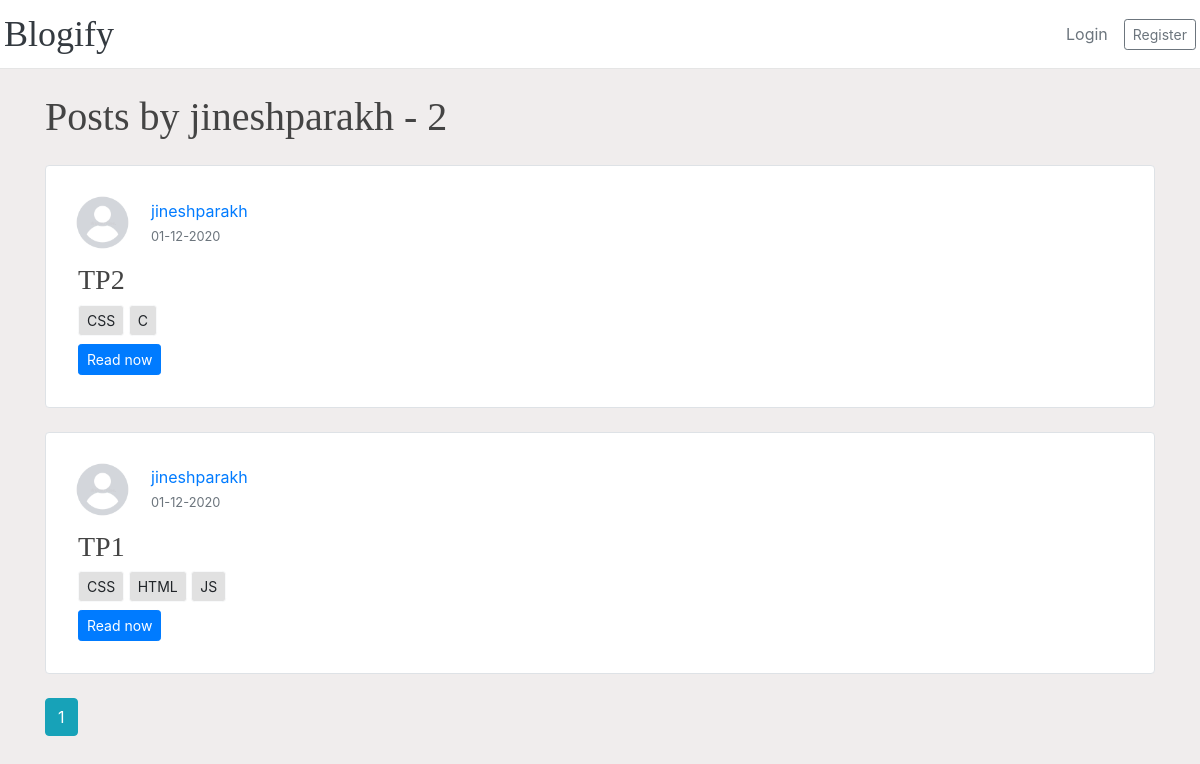
Before: /user/jineshparakh?post_id=9 with the older database file.
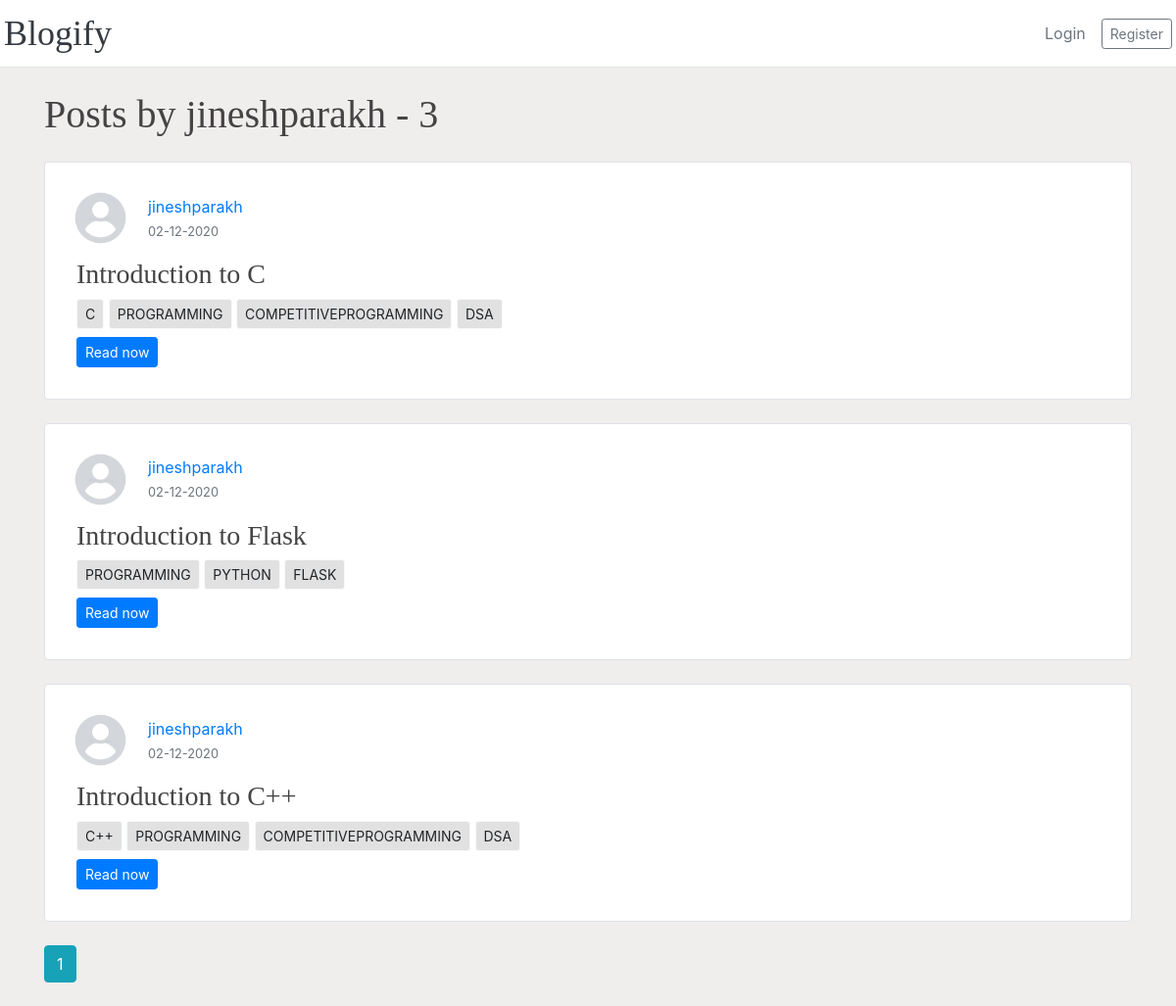
After: the same page with the newer database file.
### app/models.py (models this page shows, shortened)
class User(db.Model, UserMixin):
    id=db.Column(db.Integer, primary_key=True)
    username=db.Column(db.String(20), unique=True,nullable=False)
    email=db.Column(db.String(120), unique=True,nullable=False)
    image_file=db.Column(db.String(20), nullable=False,default='default.jpeg')
    password=db.Column(db.String(60), nullable=False)
    posts=db.relationship('Post', backref='author', lazy=True)

class Post(db.Model):
    id=db.Column(db.Integer, primary_key=True)
    title=db.Column(db.String(100), nullable=False)
    created_at=db.Column(db.DateTime, nullable=False, default=datetime.utcnow)
    updated_at=db.Column(db.DateTime, nullable=False, default=datetime.utcnow)
    content=db.Column(db.Text, nullable=False)
    user_id=db.Column(db.Integer, db.ForeignKey('user.id'), nullable=False)
    tags = db.relationship('Tag', secondary='post_tag', lazy='dynamic', back_populates='posts')

class Tag(db.Model):
    id=db.Column(db.Integer, primary_key=True)
    value=db.Column(db.String(100), nullable=False, unique=True)
    posts = db.relationship('Post', secondary='post_tag', lazy='dynamic', back_populates='tags')

### app/users/routes.py (the view)
@users.route('/user/<string:username>')
def user_posts(username):
    page=request.args.get('page', default=1, type=int)
    user=User.query.filter_by(username=username).first_or_404()
    posts=Post.query.filter_by(author=user).order_by(Post.created_at.desc()).paginate(page=page, per_page=3)
    return render_template('user_posts.html', posts=posts,user=user)

### app/templates/user_posts.html (shortened to what this page needs)
{%extends 'layout.html'%}  {%block body%}
<h1 class="my-4">Posts by {{user.username}} - {{posts.total}}</h1>
{% for post in posts.items%}
  <div class="row no-gutters border rounded overflow-hidden flex-md-row mb-4 h-md-200 position-relative bg-white">
      <div class="col p-4 d-flex flex-column position-static">
        <div class="d-flex align-items-center">
          <img
            src="{{url_for('static',filename='profile_pics/'+post.author.image_file)}}"
            alt=""
            class="rounded-circle article-img"
          />
          <div class="media-body">
        		<div class="article-metadata">
        			<a
        				class="mr-2 d-block"
        				href="{{url_for('users.user_posts',post_id=post.id, username=post.author.username)}}"
        				>{{ post.author.username }}</a
        			>
        			<small class="text-muted" href="#"
        				>{{ post.created_at.strftime('%d-%m-%Y') }}</small
        			>
            </div>
          </div>
        </div>
        <div class="p-2">
          <h3>{{ post.title }}</h3>
          <div class="my-2">
            {%if post.tags %}
              {% for tag in post.tags %}
                <a href="{{url_for('tags.searchPostsViaTag', selectedTag=tag.value)}}" class="btn btn-light btn-sm">{{tag.value}}</a>
              {%endfor%}
            {%endif%}
          </div>
          <a href="{{url_for('posts.post', post_id=post.id)}}" class="btn btn-primary btn-sm">Read now</a>
        </div>
      </div>
    </div>
{%endfor%} {% for page_num in posts.iter_pages(left_edge=1, right_edge=1,
left_current=1, right_current=2)%} {%if page_num%} {%if posts.page==page_num%}
<a
	href="{{url_for('users.user_posts',username=user.username, page=page_num)}}"
	class="btn btn-info mb-4 aria-pressed='true'"
	>{{page_num}}</a
>
{%else%}
<a
	href="{{url_for('users.user_posts',username=user.username, page=page_num)}}"
	class="btn btn-outline-info mb-4"
	>{{page_num}}</a
>
{%endif%} {%else%} ... {%endif%} {%endfor%} {%endblock%}

### app/templates/layout.html (shortened to what this page needs)
<!DOCTYPE html>
<html lang="en">
	<head>
		<link
			rel="stylesheet"
			href="https://stackpath.bootstrapcdn.com/bootstrap/4.5.0/css/bootstrap.min.css"
		/>
		<link
			rel="stylesheet"
			href="{{url_for('static', filename='css/main.css')}}"
		/>
	</head>
	<body class="clearfix" style="background-color:#f0eded">
		<div>
			<header class="blog-header py-3 bg-white">
				<div
					class="row flex-nowrap justify-content-between align-items-center px-1"
				>
					<div class="col-2 text-left">
						<a class="blog-header-logo text-dark" href="/">Blogify</a>
					</div>
					<div class="col-4 d-flex justify-content-end align-items-center">
						{%if current_user.is_authenticated%}
						<a
							class="text-muted nav-item nav-link"
							href="{{url_for('posts.new_post')}}"
							>New Post</a
						>
						<a
							class="text-muted nav-item nav-link"
							href="{{url_for('users.account')}}"
							>Account</a
						>
						<a
							class="nav-item nav-link text-muted"
							href="{{url_for('users.logout')}}"
							>Logout</a
						>
						{%else%}
						<a
							class="nav-item nav-link text-muted"
							href="{{url_for('users.login')}}"
							>Login</a
						>
						<a
							class="btn btn-sm btn-outline-secondary"
							href="{{url_for('users.register')}}"
							>Register</a
						>
						{%endif%}
					</div>
				</div>
			</header>
		</div>
		<main role="main" class="container">
			<div class="row">
				<div class="col-md-12">
					 {% block body %}{% endblock %}
				</div>
			</div>
		</main>
	</body>
</html>

### app/static/css/main.css (style rules this page uses)
body { overflow-x: hidden; }
.article-img { height: 65px; width: 65px; margin-right: 16px; }
.blog-header { line-height: 1; border-bottom: 1px solid #e5e5e5; }
.blog-header-logo { font-family: 'Playfair Display', Georgia, 'Times New Roman', serif; font-size: 2.25rem; }
h1, h2, h3, h4, h5, h6 { color: #444444; font-family: 'Playfair Display', Georgia, 'Times New Roman', serif; }
.btn-light { background-color: #e1e1e1; }

Changed rows visible on the page:
no longer on this page (row edited): Post: image_file (placeholder picture), author.username "jineshparakh", created_at "01-12-2020", title "TP2", Tag (value "C")
no longer on this page (row unchanged): Tag: value "CSS"
no longer on this page (row edited): Post: image_file (placeholder picture), author.username "jineshparakh", created_at "01-12-2020", title "TP1"
no longer on this page (row unchanged): Tag: value "HTML", shown under "jineshparakh"
no longer on this page (row unchanged): Tag: value "JS", shown under "jineshparakh"
added Post: image_file (placeholder picture), author.username "jineshparakh", created_at "02-12-2020", title "Introduction to C", Tag (value "C")
added Tag: value "PROGRAMMING"
added Tag: value "COMPETITIVEPROGRAMMING"
added Tag: value "DSA"
added Post: image_file (placeholder picture), author.username "jineshparakh", created_at "02-12-2020", title "Introduction to Flask"
added Tag: value "PYTHON", shown under "jineshparakh"
added Tag: value "FLASK", shown under "jineshparakh"
added Post: image_file (placeholder picture), author.username "jineshparakh", created_at "02-12-2020", title "Introduction to C++"
now on this page (row unchanged): Tag: value "C++", shown under "jineshparakh"
Other visible differences:
{{ posts.total }}: "2" → "3"
